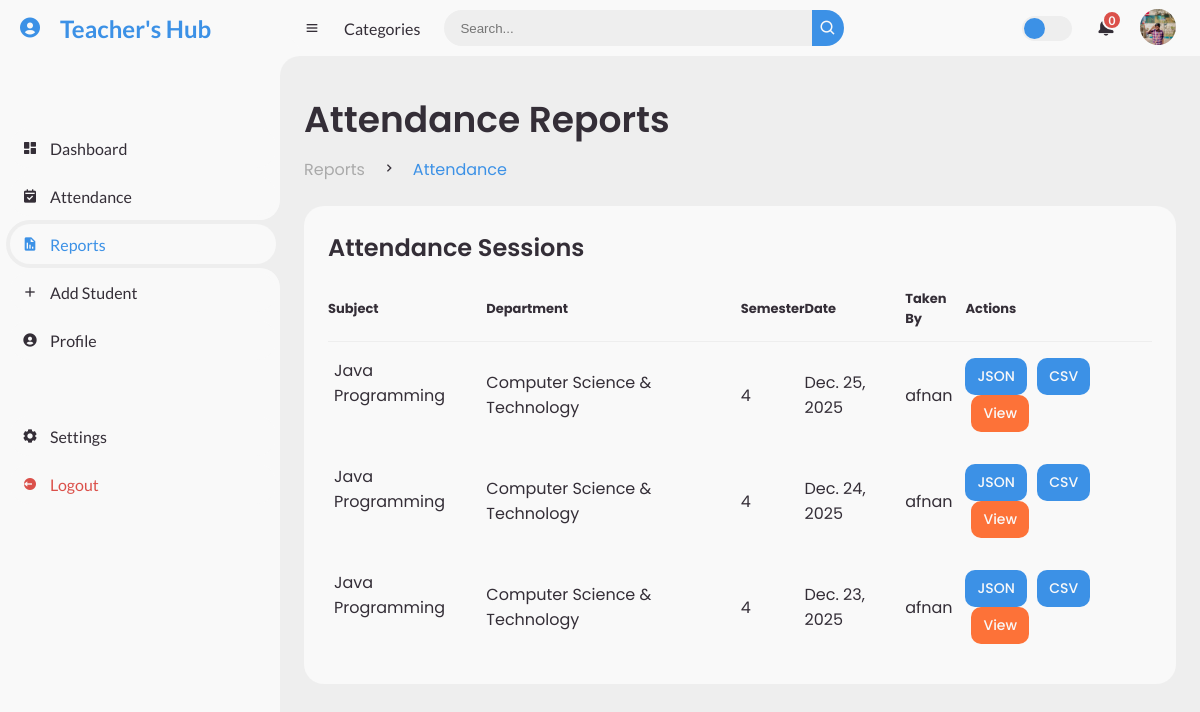
The page /attendance/reports (signed in) on the database its author committed.
### accounts/models.py (models this page shows, shortened)
class Profile(models.Model):
    user = models.OneToOneField(User, on_delete=models.CASCADE)
    profile_picture = models.ImageField( upload_to='profile_pics', blank=True, null=True)

### attendance/models.py (models this page shows, shortened)
class AttendanceSession(models.Model):
    subject = models.ForeignKey(Subject, on_delete=models.CASCADE)
    department = models.ForeignKey(Department, on_delete=models.CASCADE)
    semester = models.ForeignKey(Semester, on_delete=models.CASCADE)
    date = models.DateField()
    taken_by = models.ForeignKey(
        User,
        on_delete=models.CASCADE
    )
    attendance_data = models.JSONField(default=dict)
    class Meta:
        unique_together = ('subject', 'date')

### subjects/models.py (models this page shows, shortened)
class Subject(models.Model):
    name = models.CharField(max_length=100)
    code = models.CharField(max_length=20)
    department = models.ForeignKey(
        Department,
        on_delete=models.CASCADE,
        related_name="subjects"
    )
    semester = models.ForeignKey(
        Semester,
        on_delete=models.CASCADE,
        related_name="subjects"
    )
    class Meta:
        unique_together = ('code', 'department', 'semester')

### student/models.py (models this page shows, shortened)
class Department(models.Model):
    name = models.CharField(max_length=100)
    code = models.CharField(max_length=10,unique=True)

class Semester(models.Model):
    number = models.PositiveIntegerField()

### attendance/views.py (the view)
# urls.py: path('reports', views.attendance_report, name='attendance_report'),
@login_required
def attendance_report(request):
    sessions = AttendanceSession.objects.all().order_by('-date')
    students = Student.objects.in_bulk(field_name='student_id')
    for session in sessions:
        session.attendance_details = []
        for student_id, status in session.attendance_data.items():
            student = students.get(student_id)
            if student:
                session.attendance_details.append({
                    'name': student.name,
                    'status': 'present' if status == 'P' else 'absent'
                })
    return render(request, 'reports.html', {'sessions': sessions})

### student/context_processors.py (called while the page is built)
def current_profile(request):
    if request.user.is_authenticated:
        try:
            profile = Profile.objects.get(user=request.user)
        except Profile.DoesNotExist:
            profile = None
        return {'profile': profile}
    return {'profile': None}

### templates/reports.html (shortened to what this page needs)
{% extends 'base.html' %}
{% block content %}
<main>
    <div class="head-title">
        <div class="left">
            <h1>Attendance Reports</h1>
            <ul class="breadcrumb">
                <li><a href="#">Reports</a></li>
                <li><i class='bx bx-chevron-right'></i></li>
                <li><a class="active" href="#">Attendance</a></li>
            </ul>
        </div>
    </div>
    <div class="table-data">
        <div class="order">
            <div class="head">
                <h3>Attendance Sessions</h3>
            </div>
            <table>
                <thead>
                    <tr>
                        <th>Subject</th>
                        <th>Department</th>
                        <th>Semester</th>
                        <th>Date</th>
                        <th>Taken By</th>
                        <th>Actions</th>
                    </tr>
                </thead>
                <tbody>
                    {% for session in sessions %}
                    <tr>
                        <td>{{ session.subject.name }}</td>
                        <td>{{ session.department.name }}</td>
                        <td>{{ session.semester.number }}</td>
                        <td>{{ session.date }}</td>
                        <td>{{ session.taken_by.username }}</td>
                        <td>
                            <a href="{% url 'export_attendance_json' session.id %}" class="btn-download">
                                JSON
                            </a>
                            <a href="{% url 'export_attendance_csv' session.id %}" class="btn-download">
                                CSV
                            </a>
                            <a href="#" class="btn-view view-details" data-target="details-{{ session.id }}">
                                View
                            </a>
                        </td>
                    </tr>
                    {% empty %}
                    <tr>
                        <td colspan="6">No attendance sessions found.</td>
                    </tr>
                    {% endfor %}
                </tbody>
            </table>
        </div>
    </div>
</main>
{% endblock %}

### templates/base.html (shortened to what this page needs)
{%load static%}
<!DOCTYPE html>
<html lang="en">
<head>
    <link rel="stylesheet" href="{% static 'css/style.css' %}">
    <link href='https://unpkg.com/boxicons@2.0.9/css/boxicons.min.css' rel='stylesheet'>
</head>
<body>
	<section id="sidebar">
		<a href="#" class="brand">
			<i class='bx bxs-user-circle'></i>
			<span class="text">Teacher's Hub</span>
		</a>
		<ul class="side-menu top">
			<li class="{% if request.resolver_match.url_name == 'index' %}active{% endif %}">
				<a href="{% url 'index' %}">
					<i class='bx bxs-dashboard' ></i>
					<span class="text">Dashboard</span>
				</a>
			</li>
			<li class="{% if request.resolver_match.url_name == 'attendance' %}active{% endif %}">
				<a href="{%url 'attendance' %}">
					<i class='bx bxs-calendar-check' ></i>
					<span class="text">Attendance</span>
				</a>
			</li>
			<li class="{% if request.resolver_match.url_name == 'attendance_report' %}active{% endif %}">
				<a href="{% url 'attendance_report' %}">
					<i class='bx bxs-report' ></i>
					<span class="text">Reports</span>
				</a>
			</li>
			<li class="{% if request.resolver_match.url_name == 'add_student' %}active{% endif %}">
				<a href="{% url 'add_student' %}">
					<i class='bx bx-plus' ></i>
					<span class="text">Add Student</span>
				</a>
			</li>
			<li class="{% if request.resolver_match.url_name == 'teacher_profile' %}active{% endif %}">
				{%if user.is_authenticated%}
					<a href="{% url 'teacher_profile' %}">
						<i class='bx bxs-user-circle' ></i>
						<span class="text">Profile</span>
					</a>
				{%else%}
					<a href="{% url 'login' %}"><i class='bx b>xs-user-circle' ></i><span class="text">Login</span></a>
				{%endif%}
			</li>
		</ul>
		<ul class="side-menu">
			<li>
				<a href="#">
					<i class='bx bxs-cog' ></i>
					<span class="text">Settings</span>
				</a>
			</li>
			<li>
				<a href="{% url 'logout' %}" class="logout">
					<i class='bx bxs-log-out-circle' ></i>
					<span class="text">Logout</span>
				</a>
			</li>
		</ul>
	</section>
	<section id="content">
		<nav>
			<i class='bx bx-menu' ></i>
			<a href="#" class="nav-link">Categories</a>
			<form action="#">
				<div class="form-input">
					<input type="search" placeholder="Search...">
					<button type="submit" class="search-btn"><i class='bx bx-search' ></i></button>
				</div>
			</form>
			<label for="switch-mode" class="switch-mode"></label>
			<a href="#" class="notification">
				<span class="num">0</span>
			</a>
			<div class="profile">
				{% if profile.profile_picture and profile.profile_picture.name %}
    				<img src="{{ profile.profile_picture.url }}" alt="Profile Picture" class="img-profile">
				{% else %}
    				<img src="{% static 'img/default.jpg' %}" alt="Default Profile" class="img-profile">
				{% endif %}
			</div>
		</nav>
		{%block content%}{%endblock%}
	</section>
</body>
</html>

### rows shown on the page
Profile: profile_picture (picture)
AttendanceSession: subject.name "Java Programming", department.name "Computer Science & Technology", semester.number "4", date "Dec. 25, 2025", taken_by.username "afnan"
AttendanceSession: subject.name "Java Programming", department.name "Computer Science & Technology", semester.number "4", date "Dec. 24, 2025", taken_by.username "afnan"
AttendanceSession: subject.name "Java Programming", department.name "Computer Science & Technology", semester.number "4", date "Dec. 23, 2025", taken_by.username "afnan"
